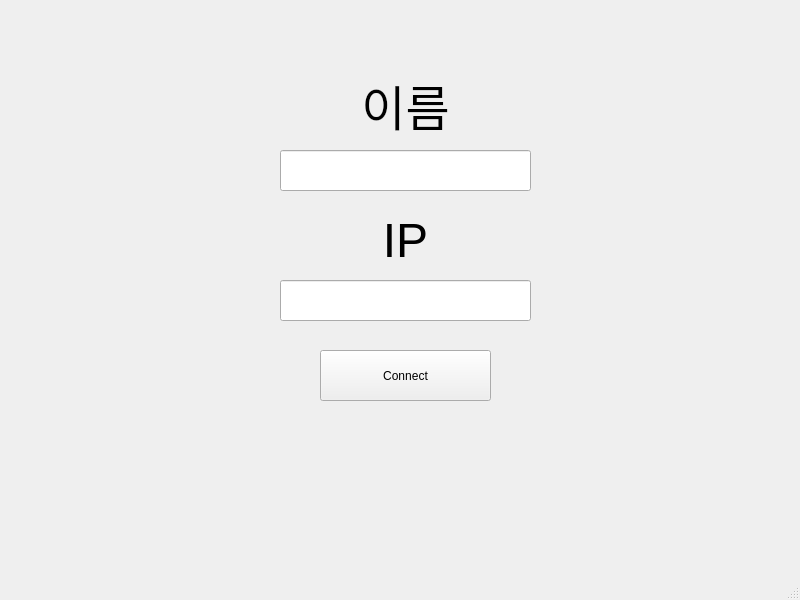
<?xml version="1.0" encoding="UTF-8"?>
<ui version="4.0">
 <class>MainWindow</class>
 <widget class="QMainWindow" name="MainWindow">
  <property name="geometry">
   <rect>
    <x>0</x>
    <y>0</y>
    <width>800</width>
    <height>600</height>
   </rect>
  </property>
  <property name="windowTitle">
   <string>MainWindow</string>
  </property>
  <widget class="QWidget" name="centralwidget">
   <widget class="QStackedWidget" name="stackedWidget">
    <property name="geometry">
     <rect>
      <x>0</x>
      <y>0</y>
      <width>801</width>
      <height>551</height>
     </rect>
    </property>
    <property name="currentIndex">
     <number>0</number>
    </property>
    <widget class="QWidget" name="page">
     <widget class="QPushButton" name="Connect">
      <property name="geometry">
       <rect>
        <x>320</x>
        <y>350</y>
        <width>171</width>
        <height>51</height>
       </rect>
      </property>
      <property name="text">
       <string>Connect</string>
      </property>
     </widget>
     <widget class="QLineEdit" name="Name">
      <property name="geometry">
       <rect>
        <x>280</x>
        <y>150</y>
        <width>251</width>
        <height>41</height>
       </rect>
      </property>
     </widget>
     <widget class="QLabel" name="label">
      <property name="geometry">
       <rect>
        <x>300</x>
        <y>70</y>
        <width>211</width>
        <height>61</height>
       </rect>
      </property>
      <property name="text">
       <string>&lt;html&gt;&lt;head/&gt;&lt;body&gt;&lt;p align=&quot;center&quot;&gt;&lt;span style=&quot; font-size:36pt;&quot;&gt;이름&lt;/span&gt;&lt;/p&gt;&lt;/body&gt;&lt;/html&gt;</string>
      </property>
     </widget>
     <widget class="QLineEdit" name="ipAddress">
      <property name="geometry">
       <rect>
        <x>280</x>
        <y>280</y>
        <width>251</width>
        <height>41</height>
       </rect>
      </property>
     </widget>
     <widget class="QLabel" name="label_2">
      <property name="geometry">
       <rect>
        <x>300</x>
        <y>210</y>
        <width>211</width>
        <height>61</height>
       </rect>
      </property>
      <property name="text">
       <string>&lt;html&gt;&lt;head/&gt;&lt;body&gt;&lt;p align=&quot;center&quot;&gt;&lt;span style=&quot; font-size:36pt;&quot;&gt;IP&lt;/span&gt;&lt;/p&gt;&lt;/body&gt;&lt;/html&gt;</string>
      </property>
     </widget>
    </widget>
    <widget class="QWidget" name="page_2">
     <widget class="QTextEdit" name="Chating">
      <property name="geometry">
       <rect>
        <x>190</x>
        <y>80</y>
        <width>451</width>
        <height>271</height>
       </rect>
      </property>
     </widget>
     <widget class="QLineEdit" name="Chat">
      <property name="geometry">
       <rect>
        <x>190</x>
        <y>420</y>
        <width>351</width>
        <height>41</height>
       </rect>
      </property>
     </widget>
     <widget class="QPushButton" name="Disconnect">
      <property name="geometry">
       <rect>
        <x>590</x>
        <y>480</y>
        <width>171</width>
        <height>51</height>
       </rect>
      </property>
      <property name="text">
       <string>Disconnect</string>
      </property>
     </widget>
     <widget class="QPushButton" name="send">
      <property name="geometry">
       <rect>
        <x>550</x>
        <y>420</y>
        <width>91</width>
        <height>41</height>
       </rect>
      </property>
      <property name="text">
       <string>send</string>
      </property>
     </widget>
    </widget>
   </widget>
  </widget>
  <widget class="QMenuBar" name="menubar">
   <property name="geometry">
    <rect>
     <x>0</x>
     <y>0</y>
     <width>800</width>
     <height>22</height>
    </rect>
   </property>
  </widget>
  <widget class="QStatusBar" name="statusbar"/>
 </widget>
 <resources/>
 <connections/>
</ui>
